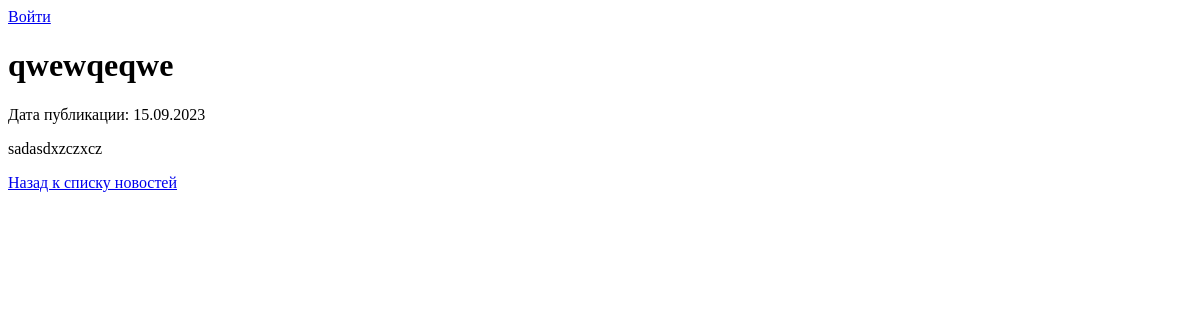
The page /news/6/ on the database as committed earlier.
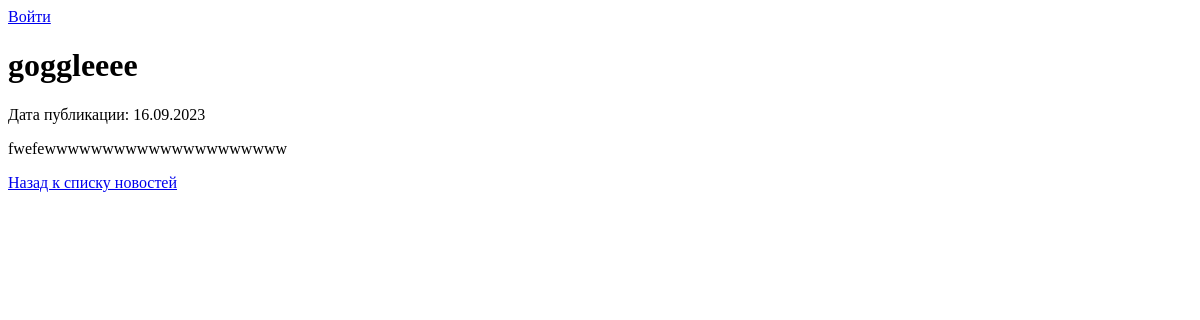
The same page on the database as committed later.
### news/models.py (models this page shows, shortened)
class Post(models.Model):
    author = models.ForeignKey(Author, on_delete=models.CASCADE)
    post_type = models.CharField(max_length=10, choices=[
                                 ('статья', 'Статья'), ('новость', 'Новость')])
    created_at = models.DateTimeField(auto_now_add=True)
    categories = models.ManyToManyField(Category, through='PostCategory')
    title = models.CharField(max_length=200)
    text = models.TextField()
    rating = models.IntegerField(default=0)

### news/views.py (the view)
# urls.py: path('news/<int:id>/', views.news_detail, name='news_detail'),
def news_detail(request, id):
    post = get_object_or_404(Post, id=id)
    return render(request, 'news/news_detail.html', {'post': post})

### news/templatetags/censor.py (called while the page is built)
@register.filter
def censor(value):
    for word in censored_words:
        value = re.sub(rf'\b{re.escape(word)}\b', '*' *
                       len(word), value, flags=re.IGNORECASE)
    return value

### news/templates/news/news_detail.html (shortened to what this page needs)
{% extends 'default.html' %} {% load censor %} {% block content %}
<h1>{{ post.title|censor }}</h1>
<p>Дата публикации: {{ post.created_at|date:"d.m.Y" }}</p>
<p>{{ post.text|censor }}</p>
<p><a href="{% url 'news_list' %}">Назад к списку новостей</a></p>
{% endblock %}

Rows that differ between the two databases and show on the page:
changed Post: title|censor "qwewqeqwe" → "goggleeee"; created_at "15.09.2023" → "16.09.2023"; text|censor "sadasdxzczxcz" → "fwefewwwwwwwwwwwwwwwwwwwww"
